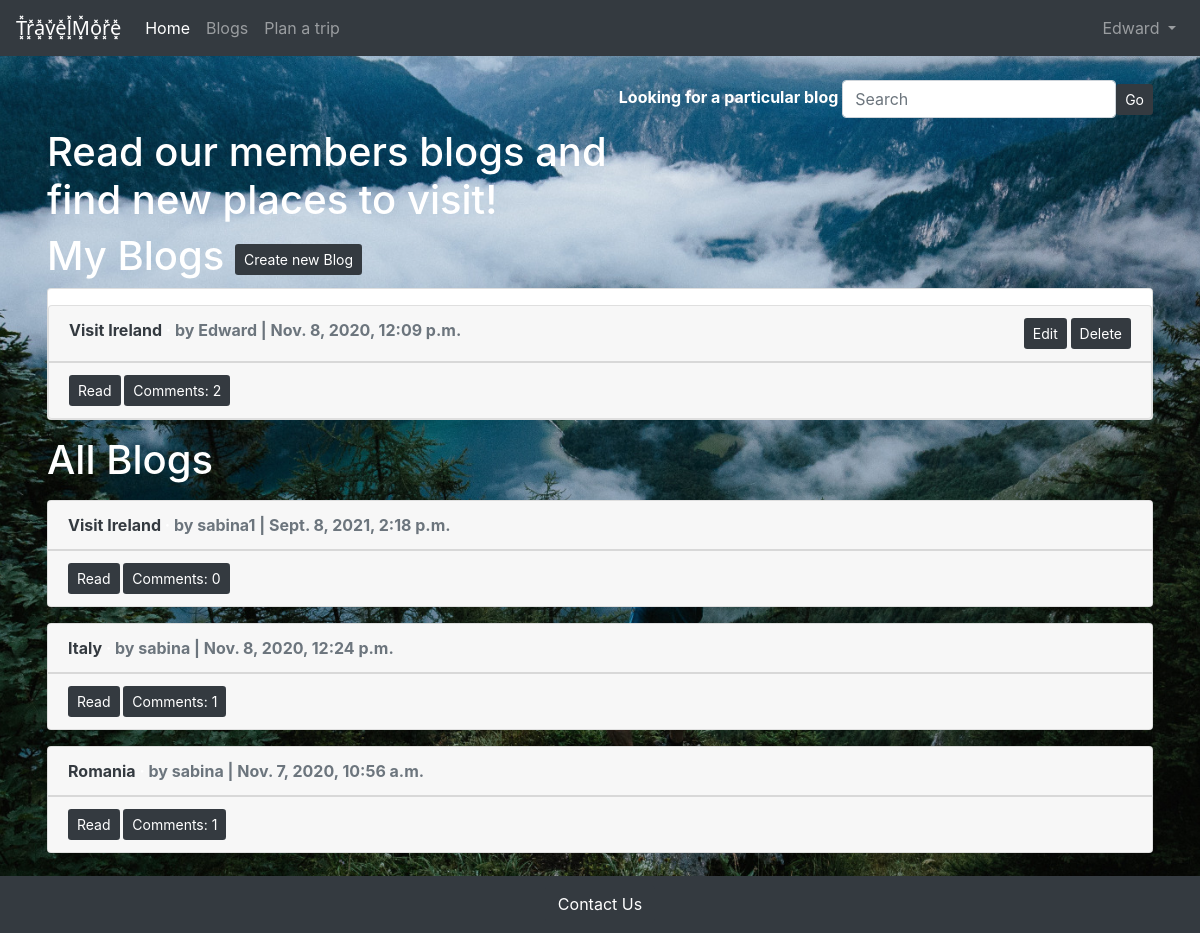
Page /blogs/ (signed in) on the committed database.
### accounts/models.py (models this page shows)
class CustomUser(AbstractUser):
    age = models.PositiveIntegerField(null=True, blank=True)

### blogs/models.py (models this page shows, shortened)
class Blogs(models.Model):
    id = models.UUIDField(
        primary_key=True,
        default=uuid.uuid4,
        editable=False)
    title = models.CharField(max_length=255)
    body = models.TextField()
    date = models.DateTimeField(auto_now_add=True)
    author = models.ForeignKey(
        get_user_model(),
        on_delete=models.CASCADE,
    )
    cover = models.ImageField(upload_to='covers/', blank=True)
    class Meta:
        ordering = ['-date',]     #ordering our blogs to show the new new blogs first

### blogs/views.py (the view)
# urls.py: path('', BlogsListView.as_view(), name='blogs_list'),
class BlogsListView(ListView):
    model = Blogs
    template_name = 'blogs_list.html'

### templates/blogs_list.html (shortened to what this page needs)
{% extends 'base.html' %}
{% block content %}
<div class="container-fluid mb-5">
    <div class="float-right d-block mt-5">
      <form class="form-inline" action="{% url 'search_results' %}" method="get">
        <p class="font-weight-bold text-white text-center">Looking for a particular blog  <input name="q" class="form-control" type="text" placeholder="Search" aria-label="Search"><button class="btn bg-dark text-white btn-sm" type="submit">Go</button> </p>
      </form>
    </div>
  <div class="font-weight-bold text-white mt-5"><h1>Read our members blogs and find new places to visit!</h1></div>
  {% if user.is_authenticated %}
      <div class="font-weight-bold text-white">
        <div class="myBlogs"><h1>My Blogs <a class="btn bg-dark text-white btn-sm" href="{% url 'blogs_new' %}">Create new Blog</a></h1></div>
      <div class="card">
        {% for blogs in object_list %}
          {% if blogs.author == user %}
              <div class="card mt-3">
                <div class="card-header">
                  <div class="float-left">
                    <span class="font-weight-bold text-dark">{{ blogs.title }}</span> &middot;
                    <span class="text-muted">by {{ blogs.author }} | {{ blogs.date }}</span>
                  </div>
                  <div class="float-right">
                      <a class="btn bg-dark text-white btn-sm" href="{% url 'blogs_edit' blogs.pk %}">Edit</a>
                      <a class="btn bg-dark text-white btn-sm" href="{% url 'blogs_delete' blogs.pk %}">Delete</a>
                  </div>
                </div>
                <div class="card-footer">
                  <a class="btn bg-dark text-white btn-sm" href="{% url 'blogs_detail' blogs.pk %}">Read</a>
                  <a class="btn bg-dark text-white btn-sm" href="{% url 'blogs_detail' pk=blogs.pk %}">Comments: {{ blogs.comments.count }}</a>
                </div>
              </div>
          {% endif %}
        {% endfor %}
      </div>
    </div>
  {% endif %}
  <div class="font-weight-bold text-white mt-3"><h1>All Blogs</h1>
    {% for blogs in object_list %}
      {% if not blogs.author == user %}
          <div class="card mt-3">
            <div class="card-header">
              <div class="float-left">
                <span class="font-weight-bold text-dark">{{ blogs.title }}</span> &middot;
                <span class="text-muted">by {{ blogs.author }} | {{ blogs.date }}</span>
              </div>
            </div>
            <div class="card-footer">
              <a class="btn bg-dark text-white btn-sm" href="{% url 'blogs_detail' blogs.pk %}">Read</a>
              <a class="btn bg-dark text-white btn-sm" href="{% url 'blogs_detail' pk=blogs.pk %}">Comments: {{ blogs.comments.count }}</a>
            </div>
          </div>
      {% endif%}
    {% endfor %}
  </div>
</div>
{% endblock content %}

### templates/base.html (shortened to what this page needs)
{% load static %}
<html>
<head>
  <link rel="stylesheet" href="https://stackpath.bootstrapcdn.com/bootstrap/4.5.0/css/bootstrap.min.css"
>
  <link rel="stylesheet" type="text/css" href="{% static 'css/base.css' %}">
  <link rel="stylesheet" href="https://maxcdn.bootstrapcdn.com/bootstrap/4.5.2/css/bootstrap.min.css">
</head>
<body>
  <nav class="navbar navbar-expand-lg navbar-dark bg-dark fixed-top mb-2">
    <a class="navbar-brand" href="{% url 'home' %}">T͓̽r͓̽a͓̽v͓̽e͓̽l͓̽M͓̽o͓̽r͓̽e͓̽</a>
    <ul class="navbar-nav">
      <li class="nav-item active"><a class="nav-link" href="{% url 'home' %}">Home</a></li>
      <li class="nav-item"><a class="nav-link" href="{% url 'blogs' %}">Blogs</a></li>
      {% if user.is_authenticated %}
        <li class="nav-item"><a class="nav-link" href="{% url 'planATrip' %}">Plan a trip</a></li>
      {% endif %}
    </ul>
    <div class="collapse navbar-collapse" id="navbarSupportedContent">
      {% if user.is_authenticated %}
      <ul class="navbar-nav ml-auto ">
        <li class="nav-item">
          <a class="nav-link dropdown-toggle" href="#" id="navbarDropdown" role="button" data-toggle="dropdown"
            aria-haspopup="true" aria-expanded="false">
        {{ user.username }}
        </a>
        </li>
      </ul>
      {% endif %}
    </div>
  </nav>
  <main>
    {% block content %}
    {% endblock content %}
  </main>
  <footer>
    <div class="footer bg-dark fixed-bottom">
      <a class="btn btn-dark text-white " href="{% url 'contactUs' %}" role="button">Contact Us</a></div>
  </footer>
</body>
</html>

### static/css/base.css (style rules this page uses)
body { margin: 5em; padding: 2em; margin-bottom: 4em; font-family: ‘Merriweather’, serif; background: url("../images/newtravel.jpg"); background-size: cover; background-repeat: no-repeat; background-position: center center; background-attachment: fixed; }
.container-fluid { width: 100%; }
.footer { width: 100%; color: white; text-align: center; padding: 0.6em; }

### rows in the picture
CustomUser: username "Edward"
Blogs: title "Visit Ireland", author "Edward", date "Nov. 8, 2020, 12:09 p.m.", comments.count "2"
Blogs: title "Visit Ireland", author "sabina1", date "Sept. 8, 2021, 2:18 p.m.", comments.count "0"
Blogs: title "Italy", author "sabina", date "Nov. 8, 2020, 12:24 p.m.", comments.count "1"
Blogs: title "Romania", author "sabina", date "Nov. 7, 2020, 10:56 a.m.", comments.count "1"
